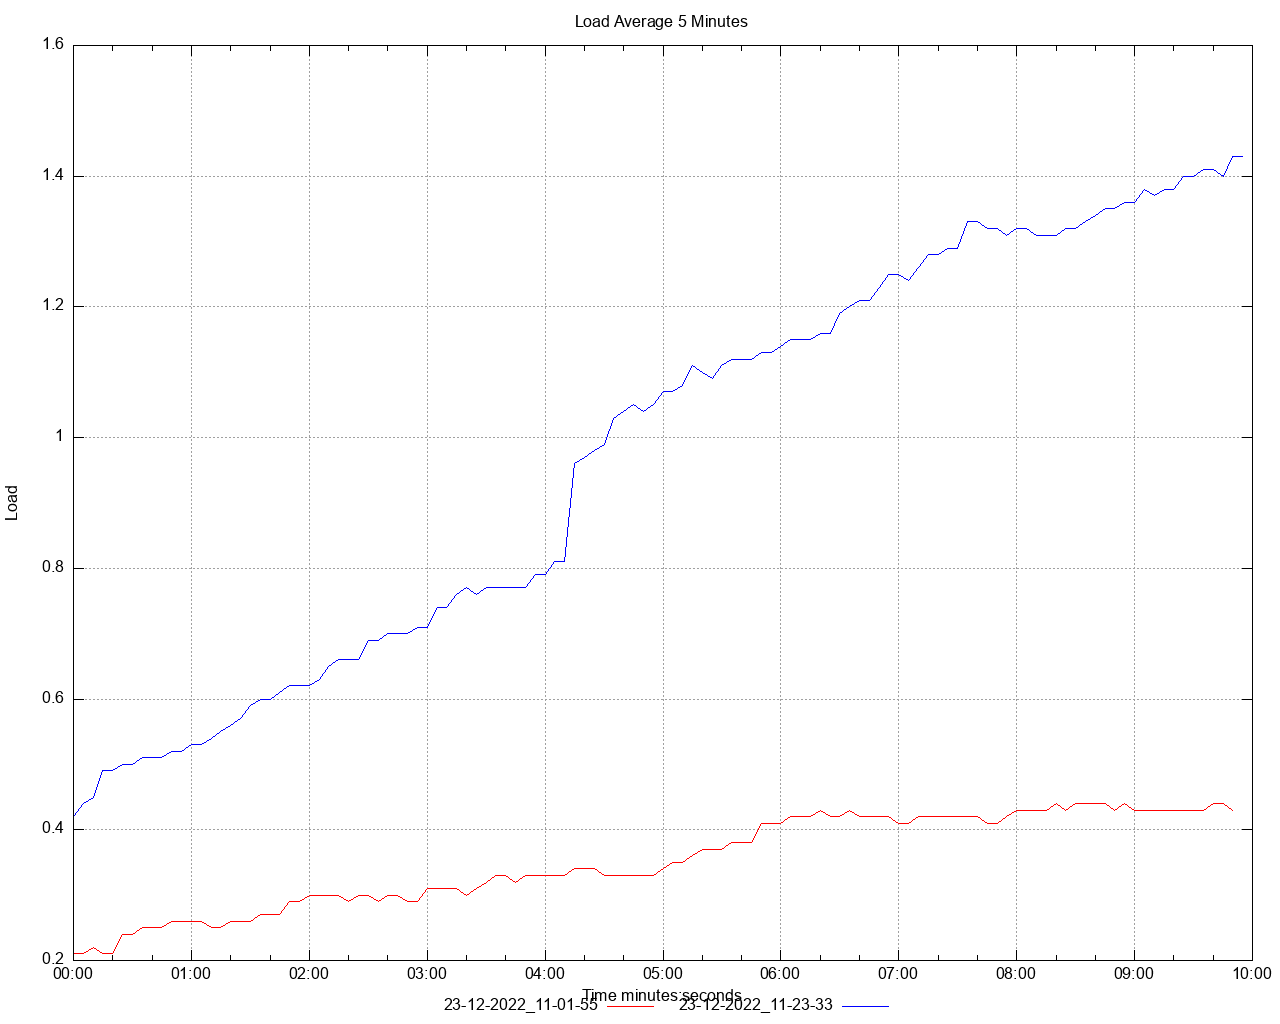

Source code (gnuplot):
set title 'Load Average 5 Minutes' noenhanced
set style data lines
set datafile separator ","
set terminal png size 1280,1024
set grid
set key below
set xdata time
set timefmt "%s"
offset = 0
t0(x)=(offset=($0==0) ? x : offset, x - offset)
set xlabel 'Time minutes:seconds'
set ylabel 'Load'
set output '/Users/ahmet.mircik/Workspace/python/hazelcast-simulator/offload-benchmarks/report/dstat/load_average_5m_A3.png'
plot \
   '/Users/ahmet.mircik/Workspace/python/hazelcast-simulator/offload-benchmarks/report/data/load_average_5m_A3_1.data' using (t0(timecolumn(1))):2 title "23-12-2022_11-01-55" noenhanced lt rgb "red", \
   '/Users/ahmet.mircik/Workspace/python/hazelcast-simulator/offload-benchmarks/report/data/load_average_5m_A3_2.data' using (t0(timecolumn(1))):2 title "23-12-2022_11-23-33" noenhanced lt rgb "blue", \
